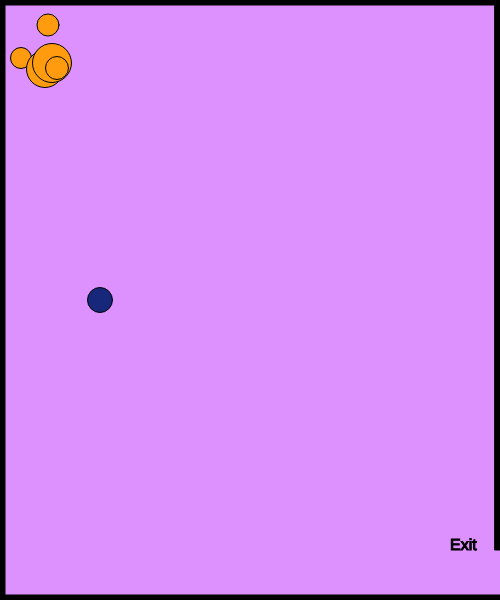
Frame 1 (no input)
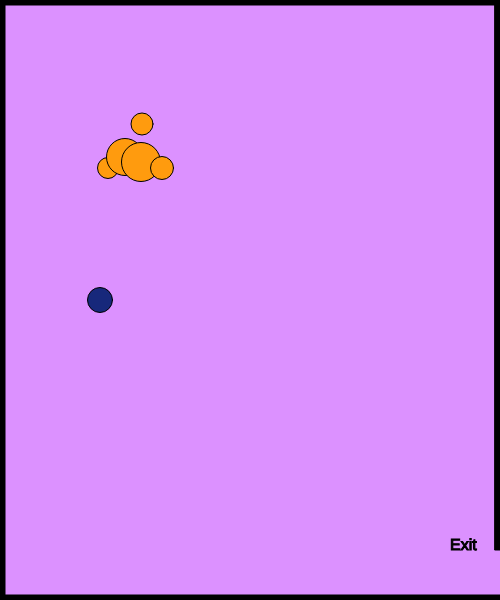
Frame 60 (no input)
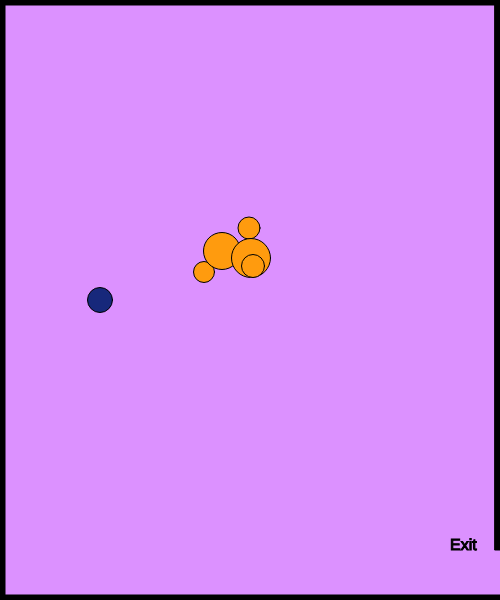
Frame 120 (the mouse pressed at the canvas centre since frame 60)

The p5.js sketch that drew these frames (run headless with seeded random() and noise() and a simulated clock; from frame 60 on, the mouse is pressed at the canvas centre):

// p5.js sketch
// ── sketch.js
// x and y for my character
var characterX = 100;
var characterY = 100;
// define the key codes for each letter
var w = 87;
var s = 83;
var a = 65;
var d = 68;

// x and y for a shape
var shapeX = 30;
var shapeY = 50;

var shapeXs = [];
var shapeYs = [];
var diameters = [];

var shapeXSpeeds = [];
var shapeYSpeeds = [];

// create a shape when the mouse is clicked
var mouseShapeX;
var mouseShapeY;

function setup() {
    createCanvas(500, 600);
    // get a random speed when the it first starts
    for (var i = 0; i < 5; i++) {
        shapeXSpeeds[i] = Math.floor(Math.random() * (Math.floor(Math.random() * 5)) + 1);
        shapeYSpeeds[i] = Math.floor(Math.random() * (Math.floor(Math.random() * 5)) + 1);
        shapeXs[i] = getRandomNumber(70);
        shapeYs[i] = getRandomNumber(60);
        diameters[i] = getRandomNumber(30);
    }

    createCharacter(100, 300);
}

function draw() {
    background(220, 145, 378);
    stroke(0);
    fill(0);

    // call createBorders function
    createBorders(5);

    // exit message
    textSize(16);
    text("Exit", width - 50, height - 50)

    //createCharacter(200,350);
    drawCharacter();
    characterMovement();


    // potential enemy
    fill(430, 155, 14);
    // draw the shape
    for (var i = 0; i < shapeXs.length; i++) {
        circle(shapeXs[i], shapeYs[i], diameters[i]);
        shapeXSpeeds[i] = Math.floor(Math.random() * (Math.floor(Math.random() * 5)) + 1);
        shapeYSpeeds[i] = Math.floor(Math.random() * (Math.floor(Math.random() * 5)) + 1);




        // move the shape
        shapeXs[i] += shapeXSpeeds[i];
        shapeYs[i] += shapeYSpeeds[i];
        // check to see if the shape has gone out of bounds
        if (shapeXs[i] > width) {
            shapeXs[i] = 9;
        }
        if (shapeXs[i] < 0) {
            shapeXs[i] = width;
        }
        if (shapeYs[i] > height) {
            shapeYs[i] = 0;
        }
        if (shapeYs[i] < 0) {
            shapeYs[i] = height;
        }
    }
    // check to see if the character has left the exit
    if (characterX > width && characterY > width - 50) {
        fill(0);
        stroke(5);
        textSize(30);
        text("Game Champion", width / 2 - 50, height / 2 - 50);
    }

    // create the shape based on the mouse click
    fill(20, 330, 140);
    square(mouseShapeX, mouseShapeY, 25);
}

function characterMovement() {
    // handle the keys
    if (keyIsDown(w)) {
        characterY -= 10;
    }
    if (keyIsDown(s)) {
        characterY += 10;
    }
    if (keyIsDown(a)) {
        characterX -= 10;
        console.log("movement: " + characterX);
    }
    if (keyIsDown(d)) {
        characterX += 10;
    }
}

function createCharacter(x, y) {
    characterX = x;
    characterY = y;
}

function drawCharacter() {
    fill(23, 40, 123);
    circle(characterX, characterY, 25);
}

function createBorders(thickness) {
    // top border
    rect(0, 0, width, thickness);
    // left border
    rect(0, 0, thickness, height);
    // bottom border
    rect(0, height - thickness, width, thickness);
    // right upper border
    rect(width - thickness, 0, thickness, height - 50);
}

function mouseClicked() {
    mouseShapeX = mouseX;
    mouseShapeY = mouseY;
}

function getRandomNumber(number) {
    return Math.floor(Math.random() * number) + 10;
}
